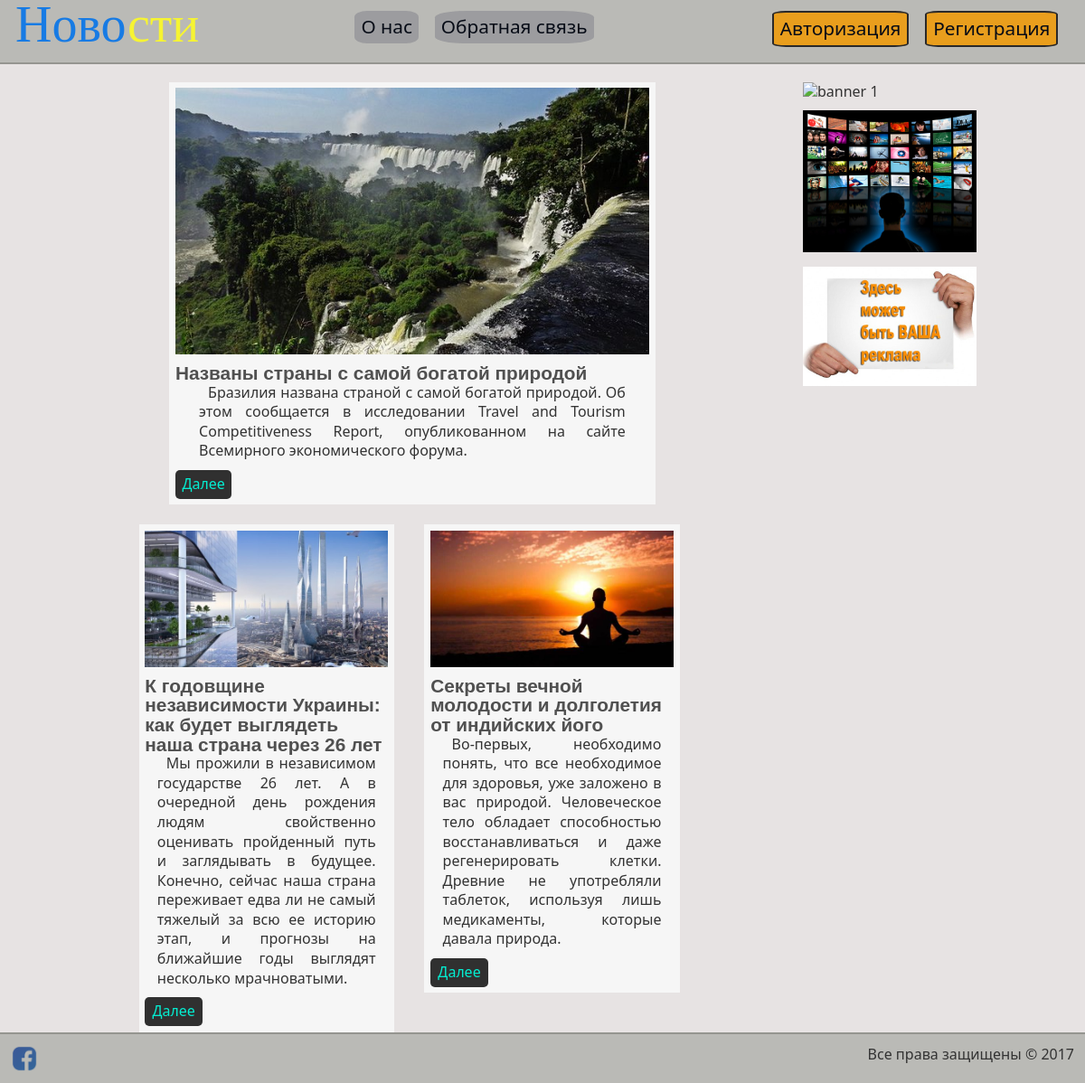
The page / on the database its author committed.
### tables this page shows
CREATE TABLE `news` (
  `id` int(11) UNSIGNED NOT NULL,
  `title` varchar(255) NOT NULL,
  `intro_text` text NOT NULL,
  `full_text` text NOT NULL,
  `img` varchar(255) NOT NULL
);

### functions/functions.php (called while the page is built, shortened)
<?php
  require_once "connect.php";
  function getNews ($limit, $id=null) {
    global $mysqli;
      $result = $mysqli->query("SELECT * FROM `news` $where ORDER BY `id` DESC LIMIT $limit");
      if (!$id)
        return resultToArray ($result);
       else
         return $result->fetch_assoc();
    }
  function resultToArray ($result) {
    $array = array ();
    while (($row = $result->fetch_assoc()) != false)
      $array[] = $row;
    return $array;
  }
?>

### index.php (the view, shortened to what this page needs)
<!DOCTYPE html>
<html>
  <head>
  <?php
      require_once "blocks/head.php";
      require_once "functions/functions.php";
      $news = getNews (3);
    ?>
  </head>
  <body>
    <?php require_once "blocks/header.php" ?>
    <div id="wrapper">
      <div id="leftCol">
        <?php
          for ($i=0; $i < count($news); $i++) {
            if ($i == 0)
              echo "<div id=\"bigArticle\">";
            else
              echo "<div class=\"article\">";
              echo '<img src="/img/articles/'.$news[$i]["id"].'.jpg" alt="Статья'.$news[$i]["id"].'" title="Статья'.$news[$i]["id"].'">
              <h2>'.$news[$i]["title"].'</h2>
              <p>'.$news[$i]["intro_text"].'</p>
              <a href="article.php?id='.$news[$i]["id"].'"><div class="more">Далее</div>
              </a>
            </div>';
            if ($i == 0)
              echo "<div class=\"clear\"><br></div>";
            }
         ?>
        </div>
        <?php require_once "blocks/rightCol.php" ?>
    </div>
    <?php require_once "blocks/footer.php" ?>
  </body>
</html>

### blocks/head.php (shortened to what this page needs)
<link rel="stylesheet" href="/css/style.css" type="text/css">

### blocks/header.php
<header>
    <div id="logo">
      <a href="/" title="Перейти на главную"><span>Ново</span>сти
      </a>
    </div>
    <div id="menuHead">
      <a href="/about.php">
        <div>О нас</div>
      </a>
      <a href="/feedback.php">
        <div>Обратная связь</div>
      </a>
    </div>
    <?php
      if (!empty($_SESSION['name'])) {
        echo "<div id='regAuth'>
          <span>Привет " . $_SESSION['name'] . "</span>
          <a href='../functions/logout.php'>
            <div>Выход</div>
          </a>
        </div>";
      }
      else {
        echo '<div id="regAuth">
          <a href="/regf.php">
            <div>Регистрация</div>
          </a>
          <a href="/authf.php">
            <div>Авторизация</div>
          </a>
        </div>';
      }
     ?>
</header>

### blocks/rightCol.php
<div id="rightCol">
    <div class="banner">
      <img src="/img/banner_1.gif" alt="banner 1" title="banner 1">
    </div>
    <div class="banner">
      <img src="/img/banner_2.jpg" alt="banner 2" title="banner 2">
    </div>
    <div class="banner">
      <img src="/img/banner_3.jpg" alt="banner 3" title="banner 3">
    </div>
</div>

### blocks/footer.php
<footer>
  <div id="social">
    <a href="https://facebook.com"  title="Facebook" target="_blank">
        <img src="/img/fb.png" alt="Facebook" title="Facebook">
    </a>
  </div>
  <div id="rights">
    Все права защищены &copy; <?php echo date ('Y') ?>
  </div>
</footer>

### css/style.css (style rules this page uses)
* { margin: 0; padding: 0; outline: none; }
html { height: 100%; }
body { width: 100%; background-color: #e7e3e3; color: #333; font-family: "Segoe UI", Arial, sans-serif; font-size: 1em; line-height: 135%; float: left; }
img { max-width: 100%; height: auto; width: auto\9; }
a { color: #15e61a; text-decoration: none; }
a, a:hover { transition: all.6s ease; -webkit-transition: all.6s ease; -moz-transition: all.6s ease; -o-transition: all.6s ease; -ms-transition: all.6s ease; }
.clear { clear: both; }
header { width: 98%; float: left; padding: 1%; background-color: #babab6; border-bottom: 2px solid #959590; margin-bottom: 20px; }
header #logo { width: 30%; float: left; padding: 5px; }
header #logo a { color: #f6f432; font-size: 3.5em; font-family: Times New Roman, sans-serif; }
header #logo span { color: #177be4; }
header #menuHead { width: 30%; float: left; }
header #menuHead div { float: left; margin-left: 5%; font-size: 1.3em; padding: 2%; background-color: #9c9c9f; border-radius: 20%; color: #060b16; }
header #regAuth { width: 30%; float: right; }
header #regAuth div { float: right; margin-right: 5%; font-size: 1.3em; padding: 2%; background-color: #e99e1d; color: #060b16; border: 2px solid #2a2929; border-radius: 10%; }
#wrapper { width: 80%; float: left; margin-left: 10%; }
@media (min-width: 800px) { #wrapper #leftCol { width: 70%; margin-right: 10%; float: left; } }
#wrapper #leftCol #bigArticle { width: 78%; margin-left: 10%; background-color: #f6f6f6; padding: 1%; float: left; }
#wrapper #leftCol #bigArticle img, #wrapper #leftCol .article img { width: 100%; float: left; margin-bottom: 10px; }
#wrapper #leftCol #bigArticle h2, #wrapper #leftCol .article h2 { font-size: 1.3em; color: #505050; font-family: Comic Sans MS, sans-serif; }
#wrapper #leftCol #bigArticle p, #wrapper #leftCol .article p { width: 90%; margin-left: 5%; text-indent: 10px; text-align: justify; }
#wrapper #leftCol #bigArticle div, #wrapper #leftCol .article div { padding: 5px; border-radius: 5px; background-color: #303030; color: #04eed2; width: 10%; text-align: center; margin-top: 10px; }
#wrapper #leftCol .article div { width: 20%; }
#wrapper #leftCol .article { width: 40%; margin-left: 5%; background-color: #f6f6f6; padding: 1%; float: left; }
@media (min-width: 800px) { #wrapper #rightCol { width: 20%; float: left; } }
#wrapper #rightCol .banner { width: 100%; float: right; margin-bottom: 10px; box-sizing: border-box; }
footer { width: 98%; padding: 1%; float: left; background-color: #babab6; border-top: 2px solid #959590; }
footer #social { float: left; width: 50%; }
footer #social img { float: left; width: 30px; height: 30px; }
footer #rights { float: right; width: 50%; text-align: right; }

### rows shown on the page
news: shows a picture, title "Названы страны с самой богатой природой", intro_text "Бразилия названа страной с самой богатой природой. Об этом сообщается в исследовании Travel and Tourism Competitiveness Report, опубликованном на сайте Всемирного экономического форума."
news: shows a picture, title "К годовщине независимости Украины: как будет выглядеть наша страна через 26 лет", intro_text "Мы прожили в независимом государстве 26 лет. А в очередной день рождения людям свойственно оценивать пройденный путь и заглядывать в будущее. Конечно, сейчас наша страна переживает едва ли не самый тяжелый за всю ее историю этап, и прогнозы на ближайшие годы выглядят несколько мрачноватыми."
news: shows a picture, title "Секреты вечной молодости и долголетия от индийских його", intro_text "Во-первых, необходимо понять, что все необходимое для здоровья, уже заложено в вас природой. Человеческое тело обладает способностью восстанавливаться и даже регенерировать клетки. Древние не употребляли таблеток, используя лишь медикаменты, которые давала природа."

### other values the page prints
date ('Y') "2017"
